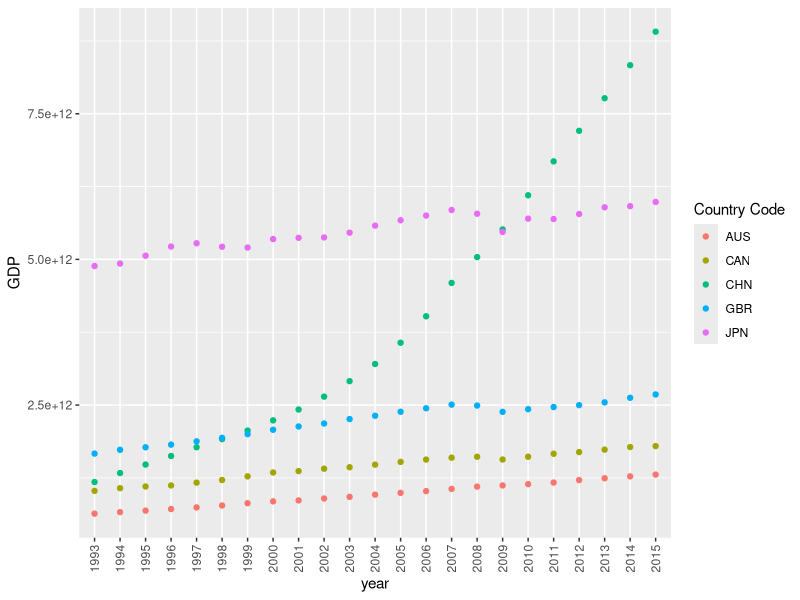
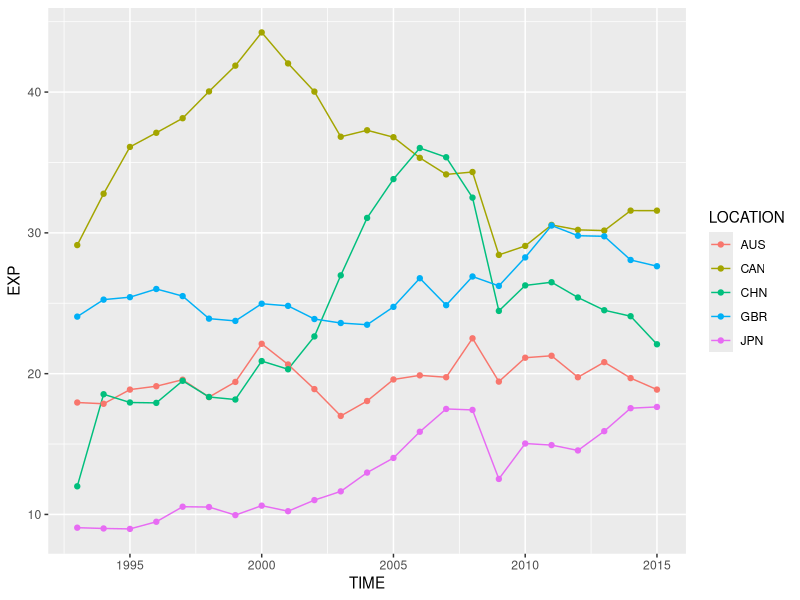
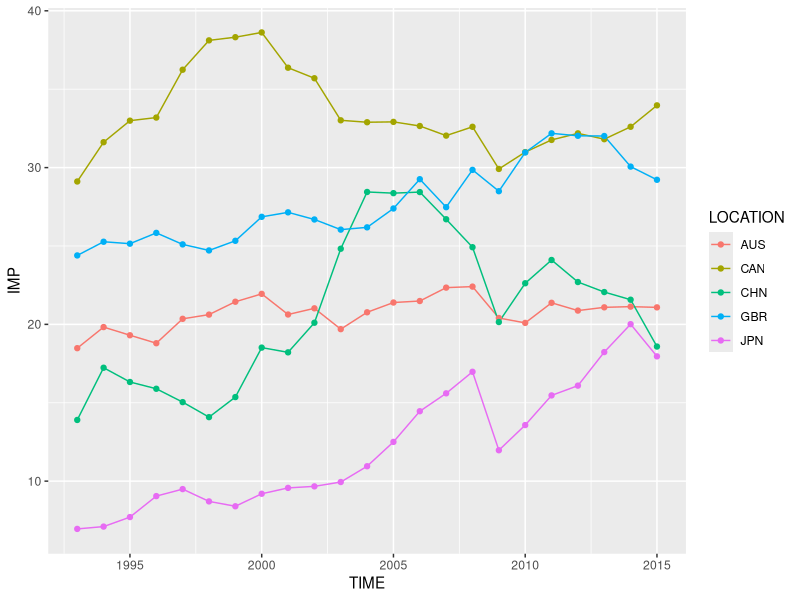
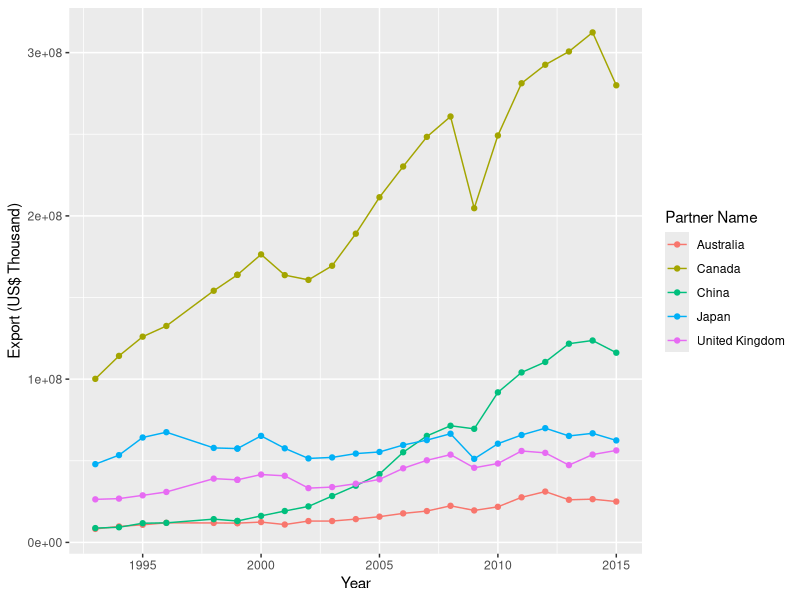
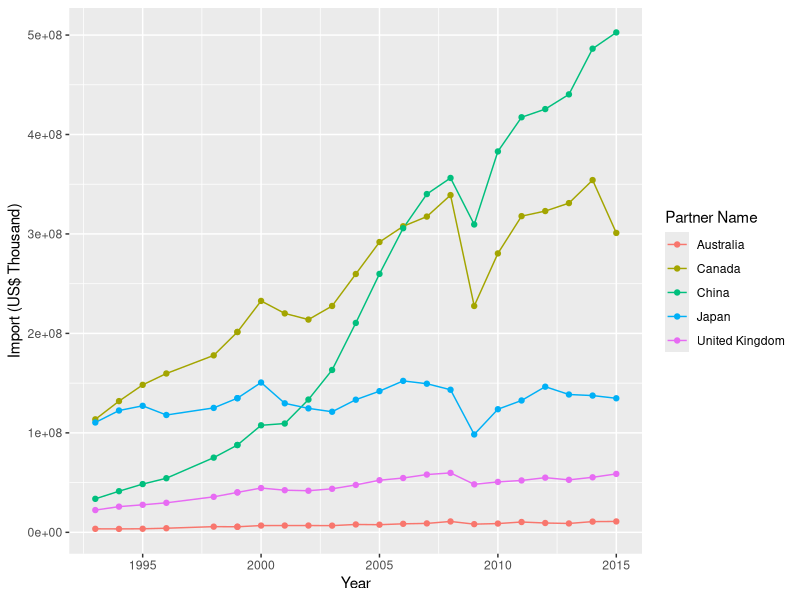
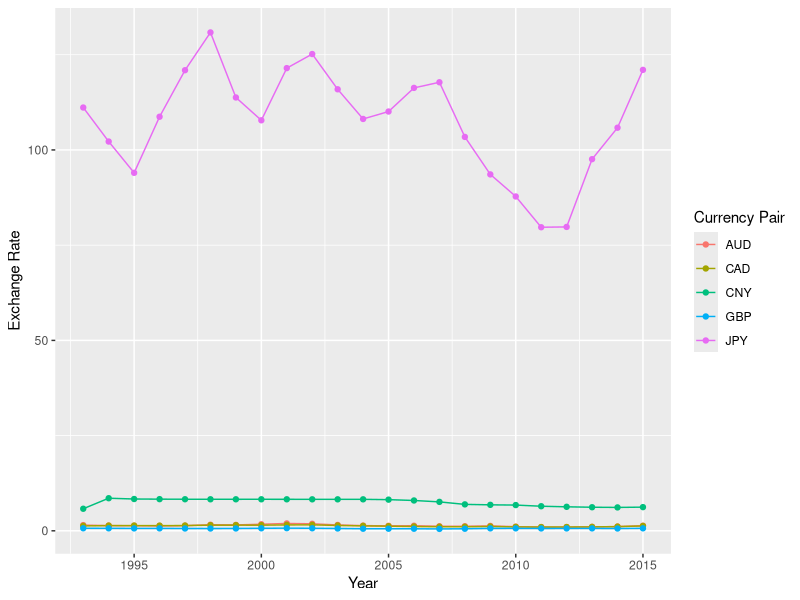
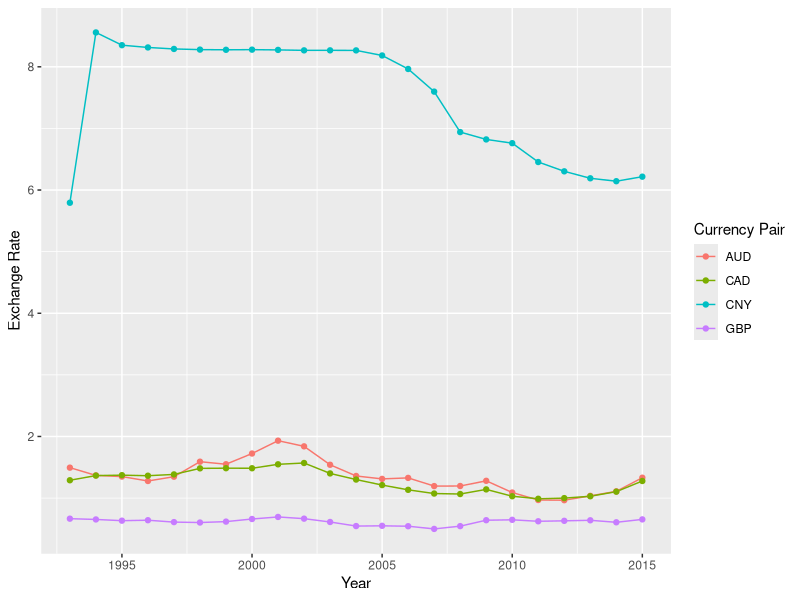
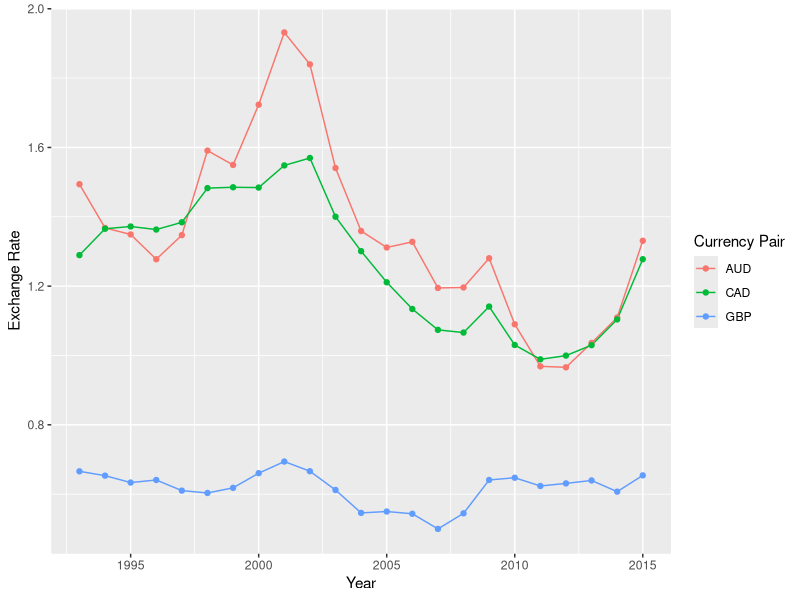

These charts were generated, in order, by the following R code:
## ---- chunk 1
knitr::opts_chunk$set(
  message = FALSE,
  warning = FALSE,
  error = FALSE, 
  collapse = TRUE,
  comment = "",
  fig.height = 8,
  fig.width = 8,
  fig.align = "center",
  cache = FALSE
)
## ---- chunk 2
knitr::opts_chunk$set(echo = TRUE)
library(readr)
library(tidyverse)
library(readxl)
GDP <- read_csv("GDP.csv", skip = 4)
#First, gather the years. Then, use select to get the relevant columns. Lastly, we filter the countries and the time period we want to use for our analysis.
GDPtidy <- GDP %>%
  gather(as.character(1960:2016), key = "year", value = "GDP")%>%
  select(`Country Code`, year, GDP)

countries <- c("AUS", "CAN", "CHN", "GBR", "JPN")
GDP_final <- GDPtidy %>%
  filter(`Country Code` %in% countries) %>%
  filter(year > 1992, year<2016)

#We now tidy the exchange rate data.
USDrates <- read_csv("USDrates.csv")
USDrates_final<- USDrates %>%
  gather ("ZWD", "AUD", "CAD", "CNY", "EUR", "GBP", "JPY", key = "Currency Pair", value = "Exchange Rate") %>%
filter(`Currency Pair` != "ZWD") %>%
  filter(`Currency Pair` != "EUR") %>%
  filter(Year>1992)%>%
  arrange(Year)

#Tidy the export and import data of all countries. Choose the countries and the time period, then filter out  the percentage of GDP measure denoted by "PC_GDP" from the measure column. 
NX <- read_csv("ExportImport.csv")
NX_final <- NX %>%
  filter(LOCATION %in% countries) %>%
  select(LOCATION, SUBJECT, MEASURE, TIME, Value) %>%
  filter(TIME > 1992, TIME<2016) %>%
  filter(MEASURE== "PC_GDP")%>%
  spread(SUBJECT, Value)%>%
  arrange(TIME)

#Tidy the trade data of the US with other countries. Filter countries and year. Select the relevant columns for the analysis.
UStrade <- read_excel("UStrade.xlsx")
country <- c("Australia", "Canada", "China", "Japan", "United Kingdom")
UStrade_final <- UStrade %>%
  filter(`Partner Name` %in% country) %>%
  filter(Year > 1992) %>%
  select(`Partner Name`, Year, `Export (US$ Thousand)`, `Import (US$ Thousand)`, `Export Partner Share (%)`, `Import Partner Share (%)`)

## ---- chunk 3
library(ggplot2)
ggplot(GDP_final, aes(x = year, y = GDP, colour = `Country Code`)) +
  geom_point()+
  theme(axis.text.x=element_text(angle=90,hjust=1,vjust=0.5))
## ---- chunk 4
ggplot(NX_final, aes(x = TIME, y = EXP, colour = LOCATION )) +
  geom_line() + geom_point()
## ---- chunk 5
ggplot(NX_final, aes(x = TIME, y = IMP, colour = LOCATION )) +
  geom_line() + geom_point()
## ---- chunk 6
UStrade_final %>%
  ggplot(aes(x = Year, y = `Export (US$ Thousand)`, colour = `Partner Name` )) +
  geom_line() + geom_point()
## ---- chunk 7
UStrade_final %>%
  ggplot(aes(x = Year, y = `Import (US$ Thousand)`, colour = `Partner Name` )) +
  geom_line() + geom_point()
## ---- chunk 8
ggplot(USDrates_final, aes(x = Year, y = `Exchange Rate`, colour = `Currency Pair` )) +
  geom_line() + geom_point()
## ---- chunk 9
USDrates_final %>%
filter(`Currency Pair` != "JPY") %>%
  ggplot(aes(x = Year, y = `Exchange Rate`, colour = `Currency Pair` )) +
  geom_line() + geom_point()
## ---- chunk 10
USDrates_final %>%
filter(`Currency Pair` %in% c("AUD", "CAD", "GBP")) %>%
  ggplot(aes(x = Year, y = `Exchange Rate`, colour = `Currency Pair` )) +
  geom_line() + geom_point()
## ---- chunk 11
bigdata <- cbind(UStrade_final, USDrates_final[, 2:3])
bigdata_AUS <- filter(bigdata, `Partner Name`== "Australia")
bigdata_CAN <- filter(bigdata, `Partner Name`== "Canada")
bigdata_CHN <- filter(bigdata, `Partner Name`== "China")
bigdata_GBR <- filter(bigdata, `Partner Name`== "United Kingdom")
bigdata_JPN <- filter(bigdata, `Partner Name` == "Japan")

ggplot(data=bigdata_AUS, aes(x=`Exchange Rate`, y=`Import Partner Share (%)`)) + 
  geom_point() + ggtitle("Australia")+
  geom_smooth(method="lm", se=FALSE)

ggplot(data=bigdata_CAN, aes(x=`Exchange Rate`, y=`Import Partner Share (%)`)) + 
  geom_point() + ggtitle("Canada")+
  geom_smooth(method="lm", se=FALSE)

ggplot(data=bigdata_CHN, aes(x=`Exchange Rate`, y=`Import Partner Share (%)`)) + 
  geom_point() + ggtitle("China")+
  geom_smooth(method="lm", se=FALSE)

ggplot(data=bigdata_GBR, aes(x=`Exchange Rate`, y=`Import Partner Share (%)`)) + 
  geom_point() + ggtitle("United Kingdom")+
  geom_smooth(method="lm", se=FALSE)

ggplot(data=bigdata_JPN, aes(x=`Exchange Rate`, y=`Import Partner Share (%)`)) + 
  geom_point() + ggtitle("Japan")+
  geom_smooth(method="lm", se=FALSE)

#We save the models and take a look at the R-Squared values.
mod_AUS <- lm(`Import Partner Share (%)`~ `Exchange Rate`, data=bigdata_AUS)
mod_CAN <- lm(`Import Partner Share (%)`~ `Exchange Rate`, data=bigdata_CAN)
mod_CHN <- lm(`Import Partner Share (%)`~ `Exchange Rate`, data=bigdata_CHN)
mod_GBR <- lm(`Import Partner Share (%)`~ `Exchange Rate`, data=bigdata_GBR)
mod_JPN <- lm(`Import Partner Share (%)`~ `Exchange Rate`, data=bigdata_JPN)

tibble(Country= c("Australia","Canada","China","UK","Japan"), Rsquared=c(summary(mod_AUS)$r.squared, summary(mod_CAN)$r.squared, summary(mod_CHN)$r.squared, summary(mod_JPN)$r.squared, summary(mod_JPN)$r.squared))
